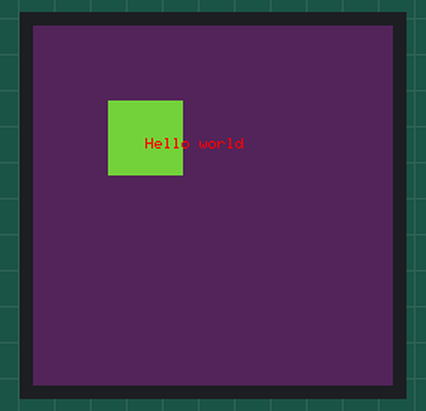
Bench run of a program on a simulated Raspberry Pi Pico. On the bench: 240×240 colour display. What the program prints to the serial monitor is not drawn.

Above: at 0.2 s.

The program:

main.cpp
```cpp
#include <Arduino.h>
#include <SPI.h>
#include <Arduino_GFX_Library.h>

// constexpr int DISPLAY_SPI_SCK = 18;
constexpr int DISPLAY_SPI_SDA = 7;
constexpr int DISPLAY_SPI_CS = 20;
constexpr int DISPLAY_DC = 17;
constexpr int DISPLAY_RESET = 16;

// SoftwareSPI sw_spi(DISPLAY_SPI_SCK, 1, DISPLAY_SPI_SDA);
Arduino_HWSPI bus(DISPLAY_DC, DISPLAY_SPI_CS);
Arduino_GC9A01 display(&bus, DISPLAY_RESET, 2, true);

void setup() {
    Serial.begin(9600);

    // set SPI pin
    SPI.setMOSI(DISPLAY_SPI_SDA);

    Serial.println("Drawing to the screen");

    display.begin();
    display.fillScreen(0x512B);
    display.setTextColor(RGB565_RED);

    display.startWrite();
    display.writeFillRect(50, 50, 50, 50, 0b01110'110100'00111);
    display.setCursor(75, 75);
    display.println("Hello world");
    display.endWrite();
}

void loop() {
    // put your main code here, to run repeatedly:
}
```
